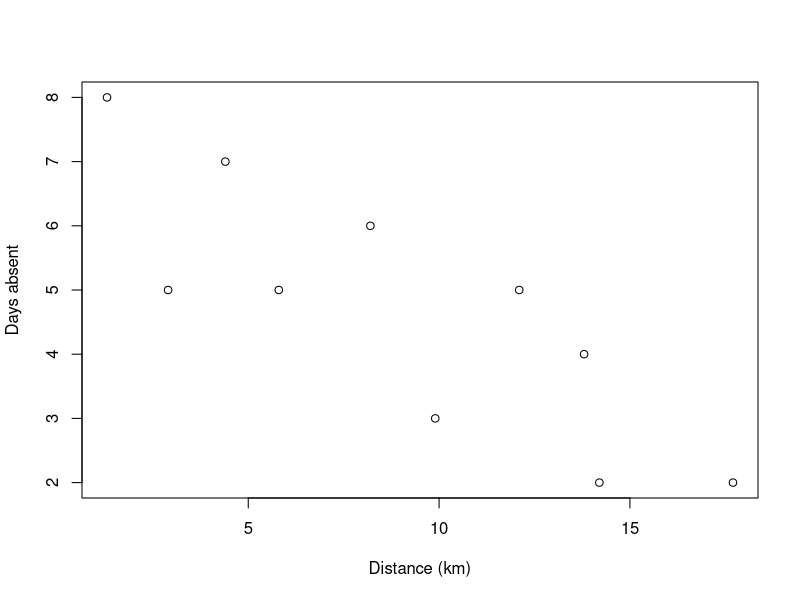
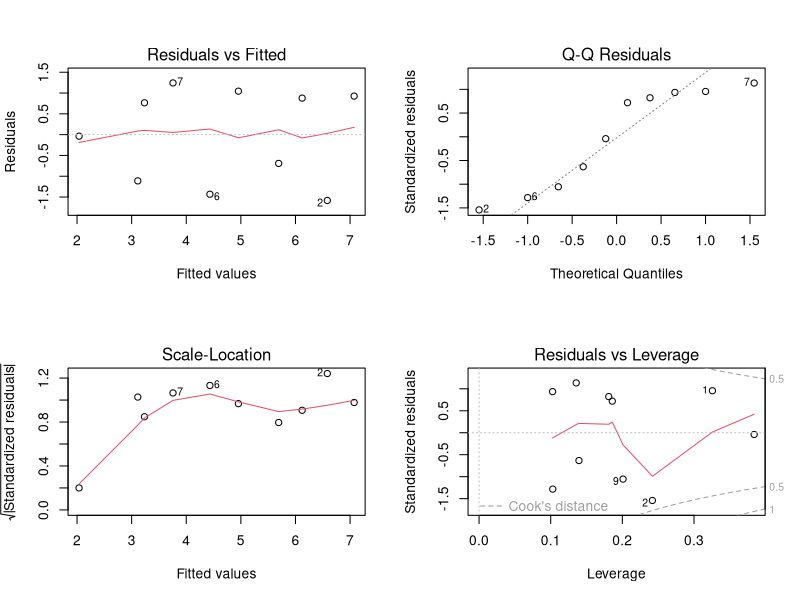

Write R code to recreate these figures, in order.
############
# Homework #
############

# create data
y <- c(8,5,7,5,6,3,5,4,2,2)
x <- c(1.3, 2.9, 4.4, 5.8, 8.2, 9.9, 12.1, 13.8, 14.2, 17.7)

# (a) because number of days absent is the response variable,
#     something we aim to predict and understand better

# (b) scatter plot
plot(x, y, xlab = "Distance (km)", ylab = "Days absent")

# (c) regression line
lm <- lm(y ~ x)
summary(lm)

# (d) -ve slope means that as distance decreases, # of days absent increases

# (e) prediction of y for x = 10 is 4.402061 days
new.x <- data.frame(x = 10)
prediction.y <- predict(lm, new.x)
prediction.y

# (f) I don't think it will be the same because our model was trained with a small sample size of 10,
#     the behavior of employees who live much further away would differ from the employees in our sample

# (g) approx normal and variance seems constant
par(mfrow = c(2, 2))
plot(lm)